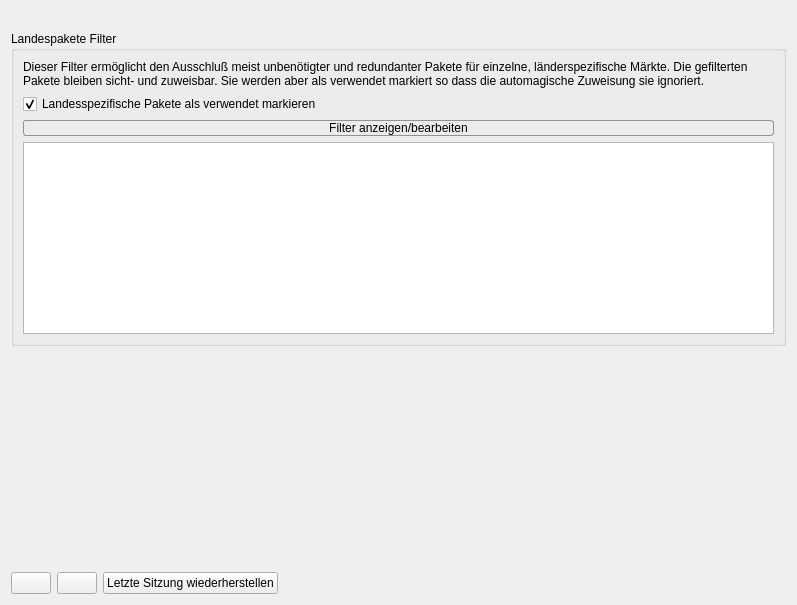
<?xml version="1.0" encoding="UTF-8"?>
<ui version="4.0">
 <class>wizard_start</class>
 <widget class="QWizardPage" name="wizard_start">
  <property name="geometry">
   <rect>
    <x>0</x>
    <y>0</y>
    <width>797</width>
    <height>605</height>
   </rect>
  </property>
  <property name="windowTitle">
   <string>WizardPage</string>
  </property>
  <layout class="QVBoxLayout" name="verticalLayout">
   <item>
    <layout class="QHBoxLayout" name="horizontalLayout">
     <item>
      <widget class="QLabel" name="label">
       <property name="text">
        <string/>
       </property>
       <property name="pixmap">
        <pixmap resource="res/gui_resource.qrc">:/main/wizard_start_icon.png</pixmap>
       </property>
       <property name="alignment">
        <set>Qt::AlignRight|Qt::AlignTrailing|Qt::AlignVCenter</set>
       </property>
      </widget>
     </item>
    </layout>
   </item>
   <item>
    <widget class="QGroupBox" name="filter_box">
     <property name="title">
      <string>Landespakete Filter</string>
     </property>
     <layout class="QVBoxLayout" name="verticalLayout_4">
      <item>
       <widget class="QLabel" name="country_filter_desc">
        <property name="text">
         <string>Dieser Filter ermöglicht den Ausschluß meist unbenötigter und redundanter Pakete für einzelne, länderspezifische Märkte. Die gefilterten Pakete bleiben sicht- und zuweisbar. Sie werden aber als verwendet markiert so dass die automagische Zuweisung sie ignoriert.</string>
        </property>
        <property name="wordWrap">
         <bool>true</bool>
        </property>
       </widget>
      </item>
      <item>
       <layout class="QHBoxLayout" name="filter_btn_layout">
        <property name="spacing">
         <number>0</number>
        </property>
        <item alignment="Qt::AlignLeft|Qt::AlignVCenter">
         <widget class="QCheckBox" name="checkbox_country_filter">
          <property name="text">
           <string>Landesspezifische Pakete als verwendet markieren</string>
          </property>
          <property name="checked">
           <bool>true</bool>
          </property>
         </widget>
        </item>
        <item>
         <widget class="QLabel" name="filter_icon">
          <property name="maximumSize">
           <size>
            <width>35</width>
            <height>35</height>
           </size>
          </property>
          <property name="text">
           <string/>
          </property>
          <property name="pixmap">
           <pixmap resource="res/gui_resource.qrc">:/type/pkg.png</pixmap>
          </property>
          <property name="scaledContents">
           <bool>true</bool>
          </property>
         </widget>
        </item>
       </layout>
      </item>
      <item>
       <widget class="QPushButton" name="country_filter_expand_btn">
        <property name="styleSheet">
         <string notr="true">background: rgba(100, 100, 100,0); border: 1px solid; border-radius: 3px; border-color: rgb(146, 146, 146);</string>
        </property>
        <property name="text">
         <string>Filter anzeigen/bearbeiten</string>
        </property>
        <property name="icon">
         <iconset resource="res/gui_resource.qrc">
          <normaloff>:/main/arrow.png</normaloff>
          <normalon>:/main/arrow_up.png</normalon>:/main/arrow.png</iconset>
        </property>
        <property name="checkable">
         <bool>true</bool>
        </property>
        <property name="checked">
         <bool>true</bool>
        </property>
        <property name="flat">
         <bool>true</bool>
        </property>
       </widget>
      </item>
      <item>
       <widget class="QPlainTextEdit" name="country_filter_text_edit"/>
      </item>
     </layout>
    </widget>
   </item>
   <item>
    <spacer name="verticalSpacer">
     <property name="orientation">
      <enum>Qt::Vertical</enum>
     </property>
     <property name="sizeHint" stdset="0">
      <size>
       <width>20</width>
       <height>40</height>
      </size>
     </property>
    </spacer>
   </item>
   <item>
    <layout class="QHBoxLayout" name="btn_bar_layout">
     <item>
      <widget class="QPushButton" name="load_btn">
       <property name="maximumSize">
        <size>
         <width>64</width>
         <height>16777215</height>
        </size>
       </property>
       <property name="text">
        <string/>
       </property>
       <property name="icon">
        <iconset resource="res/gui_resource.qrc">
         <normaloff>:/main/folder.png</normaloff>:/main/folder.png</iconset>
       </property>
      </widget>
     </item>
     <item>
      <widget class="QPushButton" name="save_btn">
       <property name="maximumSize">
        <size>
         <width>64</width>
         <height>16777215</height>
        </size>
       </property>
       <property name="text">
        <string/>
       </property>
       <property name="icon">
        <iconset resource="res/gui_resource.qrc">
         <normaloff>:/main/disk.png</normaloff>:/main/disk.png</iconset>
       </property>
      </widget>
     </item>
     <item>
      <widget class="QPushButton" name="restore_btn">
       <property name="text">
        <string>Letzte Sitzung wiederherstellen</string>
       </property>
       <property name="icon">
        <iconset resource="res/gui_resource.qrc">
         <normaloff>:/main/undo.png</normaloff>:/main/undo.png</iconset>
       </property>
      </widget>
     </item>
     <item>
      <spacer name="horizontalSpacer">
       <property name="orientation">
        <enum>Qt::Horizontal</enum>
       </property>
       <property name="sizeHint" stdset="0">
        <size>
         <width>40</width>
         <height>20</height>
        </size>
       </property>
      </spacer>
     </item>
    </layout>
   </item>
  </layout>
 </widget>
 <resources>
  <include location="res/gui_resource.qrc"/>
 </resources>
 <connections/>
</ui>
